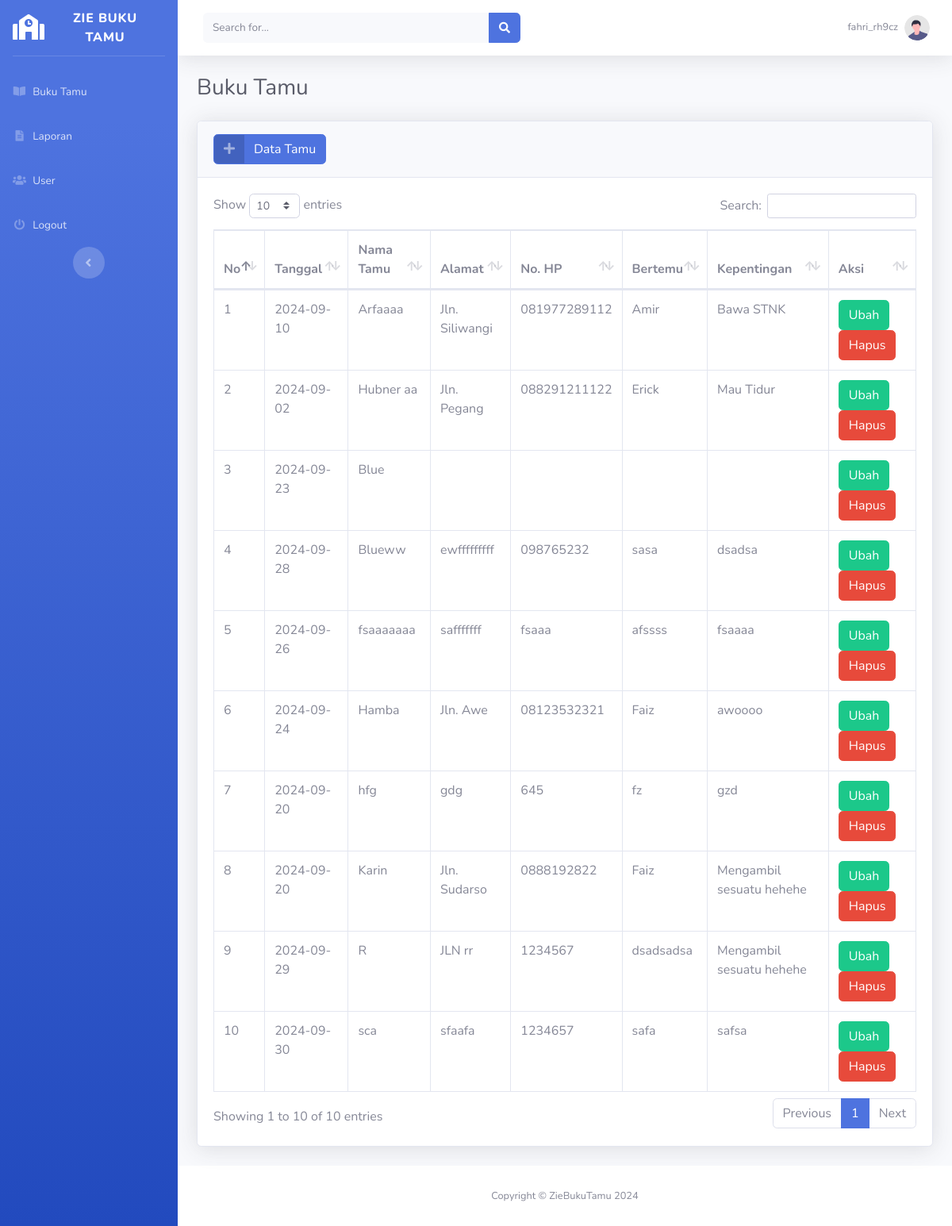
Screenshot of /buku-tamu.php (signed in) with the database file from the repository.
### tables this page shows
CREATE TABLE `buku_tamu` (
  `id_tamu` varchar(5) NOT NULL,
  `tanggal` date NOT NULL,
  `nama_tamu` varchar(225) NOT NULL,
  `alamat` text NOT NULL,
  `no_hp` varchar(13) NOT NULL,
  `bertemu` varchar(225) NOT NULL,
  `kepentingan` varchar(225) NOT NULL
);

### function.php (called while the page is built, shortened)
<?php
require_once('koneksi.php');
function query($query)
{
    global $koneksi;
    $result = mysqli_query($koneksi, $query);
    $rows = [];
    while ($row = mysqli_fetch_assoc($result)) {
        $rows[] = $row;
    }
    return $rows;
}

### buku-tamu.php (the view, shortened to what this page needs)
<?php
require_once('function.php');
include_once('templates/header.php');
?>
<div class="container-fluid">
    <h1 class="h3 mb-4 text-gray-800">Buku Tamu</h1>
    <div class="card shadow mb-4">
        <div class="card-header py-3">
            <button type="button" class="btn btn-primary btn-icon-split"
             data-toggle="modal" data-target="#tambahModal">
                <span class="icon text-white-50">
                    <i class="fa fa-plus"></i>
                </span>
                <span class="text">Data Tamu</span>
            </button>
        </div>
        <div class="card-body">
            <div class="table-responsive">
                <table class="table table-bordered" id="dataTable" width="100%" cellspacing="0">
                    <thead>
                        <tr>
                            <th>No</th>
                            <th>Tanggal</th>
                            <th>Nama Tamu</th>
                            <th>Alamat</th>
                            <th>No. HP</th>
                            <th>Bertemu</th>
                            <th>Kepentingan</th>
                            <th>Aksi</th>
                        </tr>
                    </thead>
                    <tbody>
                        <?php
                        $no = 1;
                        $buku_tamu = query("SELECT * FROM buku_tamu");
                        foreach ($buku_tamu as $tamu) : ?>
                            <tr>
                                <td><?= $no++; ?></td>
                                <td><?= $tamu['tanggal'] ?></td>
                                <td><?= $tamu['nama_tamu'] ?></td>
                                <td><?= $tamu['alamat'] ?></td>
                                <td><?= $tamu['no_hp'] ?></td>
                                <td><?= $tamu['bertemu'] ?></td>
                                <td><?= $tamu['kepentingan'] ?></td>
                                <td>
                                    <a class="btn btn-success" href="edit-tamu.php?id=<?= $tamu['id_tamu'] ?>">Ubah</a>
                                    <a onclick="confirm('Anda yakin ingin menghapus data ini?')" class="btn btn-danger" href="function.php?id_tamu=<?= $tamu['id_tamu'] ?>">Hapus</a>
                                </td>
                            </tr>
                        <?php endforeach; ?>
                    </tbody>
                </table>
            </div>
        </div>
    </div>
</div>
<?php
include_once('templates/footer.php');
?>

### templates/header.php (shortened to what this page needs)
<!DOCTYPE html>
<html lang="en">
<head>
    <link href="assets/vendor/fontawesome-free/css/all.min.css" rel="stylesheet" type="text/css">
    <link href="vendor/datatables/dataTables.bootstrap4.min.css" rel="stylesheet">
    <link href="assets/css/sb-admin-2.min.css" rel="stylesheet">
</head>
<body id="page-top">
    <div id="wrapper">
        <ul class="navbar-nav bg-gradient-primary sidebar sidebar-dark accordion" id="accordionSidebar">
            <a class="sidebar-brand d-flex align-items-center justify-content-center" href="index.php">
                <div class="sidebar-brand-icon">
                    <i class="fas fa-school"></i>
                </div>
                <div class="sidebar-brand-text mx-3">Zie Buku Tamu</div>
            </a>
            <hr class="sidebar-divider d-none d-md-block">
            <li class="nav-item">
                <a class="nav-link" href="buku-tamu.php">
                    <i class="fas fa-fw fa-book-open"></i>
                    <span>Buku Tamu</span></a>
            </li>
            <li class="nav-item">
                <a class="nav-link" href="laporan.php">
                    <i class="fas fa-fw fa-file-alt"></i>
                    <span>Laporan</span></a>
            </li>
            <li class="nav-item">
                <a class="nav-link" href="users.php">
                    <i class="fas fa-fw fa-users"></i>
                    <span>User</span></a>
            </li>
            <?php if(isset($_SESSION['login'])):?>
            <li class="nav-item">
                <a class="nav-link" href="logout.php">
                    <i class="fas fa-fw fa-power-off"></i>
                    <span>Logout</span></a>
            </li>
            <?php endif;?>
            <div class="text-center d-none d-md-inline">
                <button class="rounded-circle border-0" id="sidebarToggle"></button>
            </div>
        </ul>
        <div id="content-wrapper" class="d-flex flex-column">
            <div id="content">
                <nav class="navbar navbar-expand navbar-light bg-white topbar mb-4 static-top shadow">
                    <form
                        class="d-none d-sm-inline-block form-inline mr-auto ml-md-3 my-2 my-md-0 mw-100 navbar-search">
                        <div class="input-group">
                            <input type="text" class="form-control bg-light border-0 small" placeholder="Search for..."
                                aria-label="Search" aria-describedby="basic-addon2">
                            <div class="input-group-append">
                                <button class="btn btn-primary" type="button">
                                    <i class="fas fa-search fa-sm"></i>
                                </button>
                            </div>
                        </div>
                    </form>
                    <ul class="navbar-nav ml-auto">
                        <li class="nav-item dropdown no-arrow">
                            <a class="nav-link dropdown-toggle" href="#" id="userDropdown" role="button"
                                data-toggle="dropdown" aria-haspopup="true" aria-expanded="false">
                                <span class="mr-2 d-none d-lg-inline text-gray-600 small"><?= $_SESSION['username']?></span>
                                <img class="img-profile rounded-circle"
                                    src="assets/img/undraw_profile.svg">
                            </a>
                        </li>
                    </ul>
                </nav>

### templates/footer.php (shortened to what this page needs)
</div>
<footer class="sticky-footer bg-white">
    <div class="container my-auto">
        <div class="copyright text-center my-auto">
            <span>Copyright &copy; ZieBukuTamu 2024</span>
        </div>
    </div>
</footer>
</div>
</div>
</body>
</html>

### rows the page displays
buku_tamu: tanggal "2024-09-10", nama_tamu "Arfaaaa", alamat "Jln. Siliwangi", no_hp "081977289112", bertemu "Amir", kepentingan "Bawa STNK"
buku_tamu: tanggal "2024-09-02", nama_tamu "Hubner aa", alamat "Jln. Pegang", no_hp "088291211122", bertemu "Erick", kepentingan "Mau Tidur"
buku_tamu: tanggal "2024-09-23", nama_tamu "Blue"
buku_tamu: tanggal "2024-09-28", nama_tamu "Blueww", alamat "ewfffffffff", no_hp "098765232", bertemu "sasa", kepentingan "dsadsa"
buku_tamu: tanggal "2024-09-26", nama_tamu "fsaaaaaaa", alamat "safffffff", no_hp "fsaaa", bertemu "afssss", kepentingan "fsaaaa"
buku_tamu: tanggal "2024-09-24", nama_tamu "Hamba", alamat "Jln. Awe", no_hp "08123532321", bertemu "Faiz", kepentingan "awoooo"
buku_tamu: tanggal "2024-09-20", nama_tamu "hfg", alamat "gdg", no_hp "645", bertemu "fz", kepentingan "gzd"
buku_tamu: tanggal "2024-09-20", nama_tamu "Karin", alamat "Jln. Sudarso", no_hp "0888192822", bertemu "Faiz", kepentingan "Mengambil sesuatu hehehe"
buku_tamu: tanggal "2024-09-29", nama_tamu "R", alamat "JLN rr", no_hp "1234567", bertemu "dsadsadsa", kepentingan "Mengambil sesuatu hehehe"
buku_tamu: tanggal "2024-09-30", nama_tamu "sca", alamat "sfaafa", no_hp "1234657", bertemu "safa", kepentingan "safsa"

### other values shown
$_SESSION['username'] "fahri_rh9cz"
